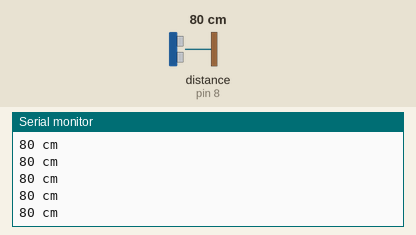
A sketch run on a simulated Arduino Uno, built with avr-gcc and run on an emulated ATmega328P. Parts: the last lines printed to the serial monitor. Wiring (inferred from the names in the program): ultrasonic range finder: trigger pin 9; echo pin 8. The test bench sets the inputs (shaded band); at power-on: distance to the obstacle (sensor on pin 8) 80 cm. The echo pulse lasts 58.3 µs per cm.

Above: at 1.2 s.
1.3 s: distance to the obstacle (sensor on pin 8) set to 4 cm
At 1.9 s:
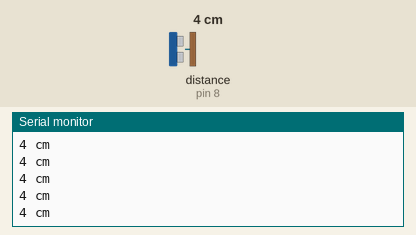
4.3 s: distance to the obstacle (sensor on pin 8) set to 60 cm
At 5.0 s:
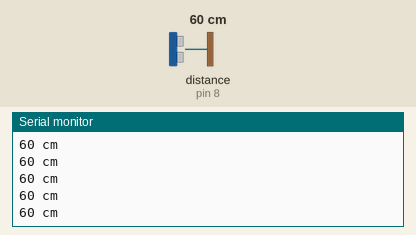
Timing chart, 0 to 7.3 s (numbered marks = the images above; inputs shaded):
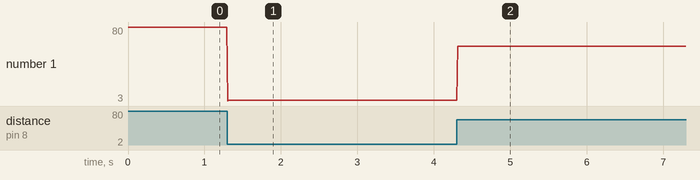

The sketch:

ultrasonic.ino
```cpp
int echoPin = 8;
int trigPin = 9;
void setup() {
  Serial.begin (9600);
  pinMode(trigPin, OUTPUT);
  pinMode(echoPin, INPUT);
}
void loop() {
  int duration, cm;
  digitalWrite(trigPin, LOW);
  delayMicroseconds(5);
  digitalWrite(trigPin, HIGH);
  delayMicroseconds(10);
  digitalWrite(trigPin, LOW);
  duration = pulseIn(echoPin, HIGH);
  cm = duration / 58;
  Serial.print(cm);
  Serial.println(" cm");
  delay(10);
}
```

Measured:
- after the input at 1.3 s, the serial monitor: prints a new line at once (image 1)
- after the input at 4.3 s, the serial monitor: prints a new line at once (image 2)
- plotted number 1: 80 → 4 after the input at 1.3 s, 4 → 60 after the input at 4.3 s
